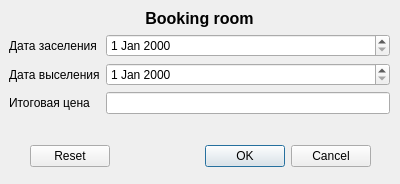
<?xml version="1.0" encoding="UTF-8"?>
<ui version="4.0">
 <class>bookingRoom</class>
 <widget class="QDialog" name="bookingRoom">
  <property name="geometry">
   <rect>
    <x>0</x>
    <y>0</y>
    <width>400</width>
    <height>184</height>
   </rect>
  </property>
  <property name="windowTitle">
   <string>Dialog</string>
  </property>
  <widget class="QDialogButtonBox" name="buttonBox">
   <property name="geometry">
    <rect>
     <x>30</x>
     <y>140</y>
     <width>341</width>
     <height>32</height>
    </rect>
   </property>
   <property name="orientation">
    <enum>Qt::Horizontal</enum>
   </property>
   <property name="standardButtons">
    <set>QDialogButtonBox::Cancel|QDialogButtonBox::Ok|QDialogButtonBox::Reset</set>
   </property>
  </widget>
  <widget class="QWidget" name="formLayoutWidget">
   <property name="geometry">
    <rect>
     <x>9</x>
     <y>9</y>
     <width>381</width>
     <height>111</height>
    </rect>
   </property>
   <layout class="QFormLayout" name="formLayout">
    <item row="0" column="0" colspan="2">
     <widget class="QLabel" name="label_5">
      <property name="font">
       <font>
        <pointsize>12</pointsize>
        <weight>75</weight>
        <bold>true</bold>
       </font>
      </property>
      <property name="text">
       <string>Booking room</string>
      </property>
      <property name="alignment">
       <set>Qt::AlignCenter</set>
      </property>
     </widget>
    </item>
    <item row="1" column="0">
     <widget class="QLabel" name="label_2">
      <property name="text">
       <string>Дата заселения</string>
      </property>
     </widget>
    </item>
    <item row="1" column="1">
     <widget class="QDateEdit" name="sellingEdit">
      <property name="enabled">
       <bool>true</bool>
      </property>
     </widget>
    </item>
    <item row="2" column="0">
     <widget class="QLabel" name="label_3">
      <property name="text">
       <string>Дата выселения</string>
      </property>
     </widget>
    </item>
    <item row="2" column="1">
     <widget class="QDateEdit" name="releaseEdit">
      <property name="enabled">
       <bool>true</bool>
      </property>
     </widget>
    </item>
    <item row="3" column="0">
     <widget class="QLabel" name="label_6">
      <property name="text">
       <string>Итоговая цена</string>
      </property>
     </widget>
    </item>
    <item row="3" column="1">
     <widget class="QLineEdit" name="priceEdit">
      <property name="readOnly">
       <bool>true</bool>
      </property>
     </widget>
    </item>
   </layout>
  </widget>
 </widget>
 <resources/>
 <connections>
  <connection>
   <sender>buttonBox</sender>
   <signal>accepted()</signal>
   <receiver>bookingRoom</receiver>
   <slot>accept()</slot>
   <hints>
    <hint type="sourcelabel">
     <x>248</x>
     <y>254</y>
    </hint>
    <hint type="destinationlabel">
     <x>157</x>
     <y>274</y>
    </hint>
   </hints>
  </connection>
  <connection>
   <sender>buttonBox</sender>
   <signal>rejected()</signal>
   <receiver>bookingRoom</receiver>
   <slot>reject()</slot>
   <hints>
    <hint type="sourcelabel">
     <x>316</x>
     <y>260</y>
    </hint>
    <hint type="destinationlabel">
     <x>286</x>
     <y>274</y>
    </hint>
   </hints>
  </connection>
 </connections>
</ui>
